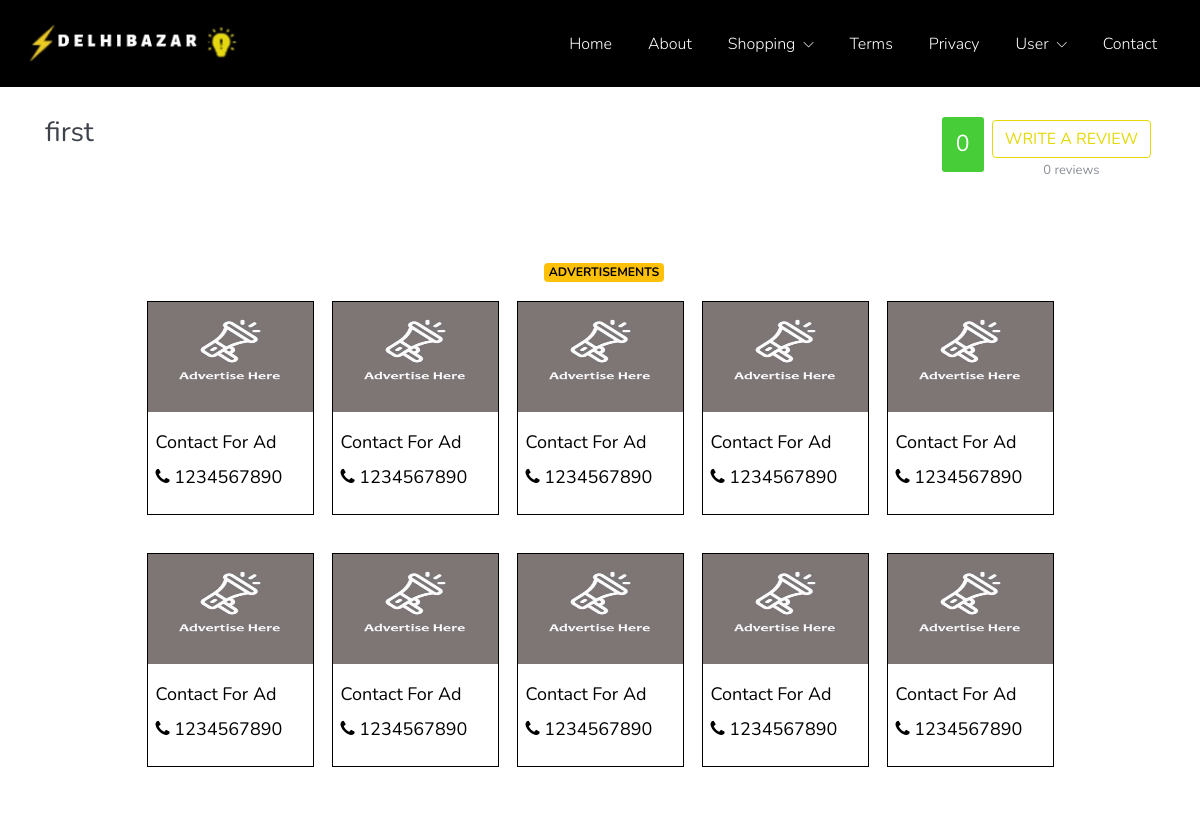
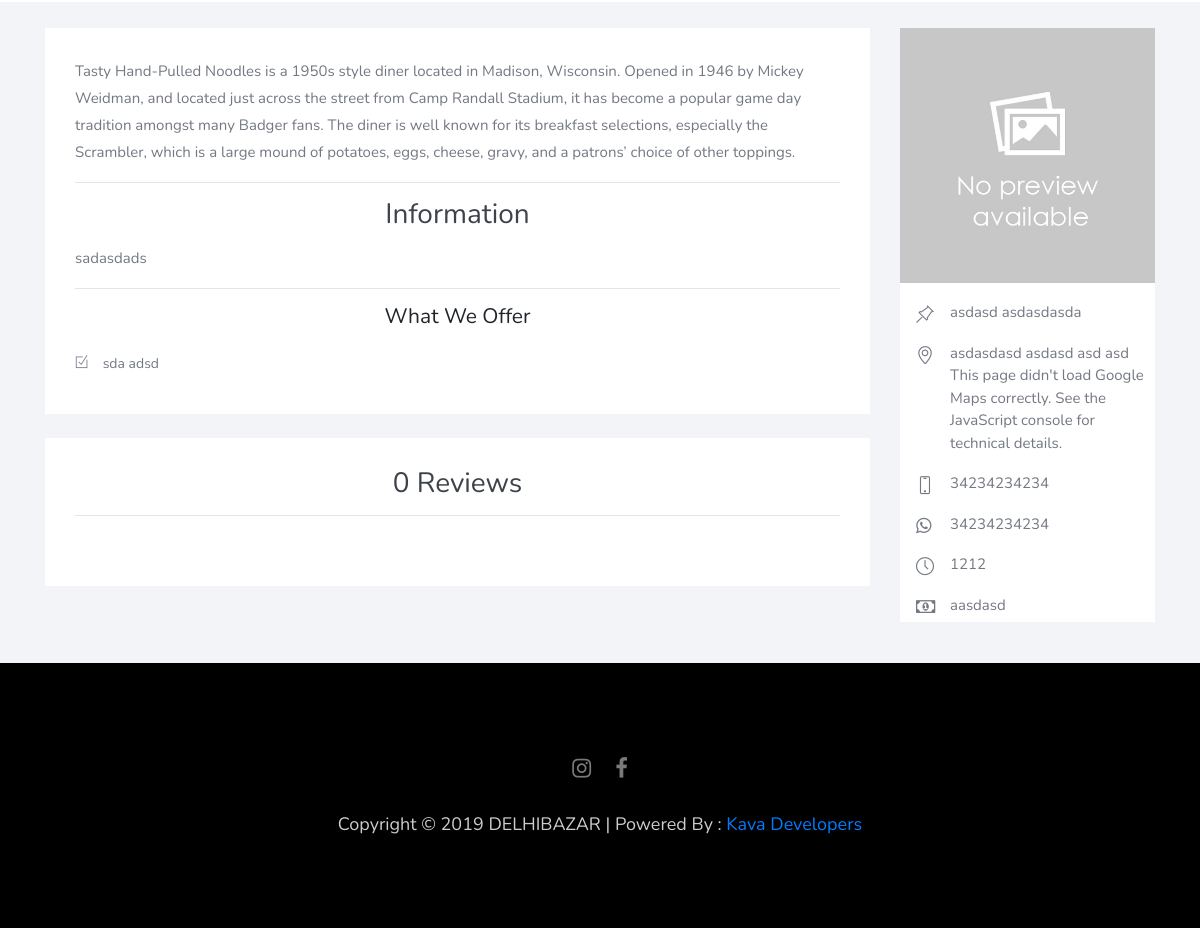
Page /shop/shop_detail/1 on the committed database (2 pictures, top to bottom).
### tables this page shows
CREATE TABLE IF NOT EXISTS `shop` (
  `id` int(11) NOT NULL AUTO_INCREMENT,
  `shop_name` varchar(250) NOT NULL,
  `owner_name` varchar(250) NOT NULL,
  `employee_name` varchar(250) DEFAULT NULL,
  `mobile` varchar(250) DEFAULT NULL,
  `wp_no` varchar(250) DEFAULT NULL COMMENT 'Watsapp No',
  `mobile_in_website` tinyint(4) DEFAULT NULL COMMENT '(1 = Private, 0 = Public)Mobile no display in website',
  `whats_in_website` tinyint(4) DEFAULT NULL COMMENT '(1 = Private, 0 = Public)Whats no display in website',
  `address` longtext NOT NULL,
  `landmark` varchar(250) NOT NULL,
  `email` varchar(250) DEFAULT NULL COMMENT 'Hours of Operation',
  `hour_operation` varchar(250) NOT NULL,
  `pro_or_servi` longtext NOT NULL COMMENT 'Products/Services',
  `payment_mode` varchar(250) NOT NULL,
  `photo` text NOT NULL,
  `info` longtext NOT NULL COMMENT 'Information',
  `detail_desc` longtext NOT NULL,
  `category` longtext NOT NULL,
  `shop_plan` varchar(250) DEFAULT NULL COMMENT 'shop package id',
  `dis_in_listing` tinyint(4) DEFAULT NULL COMMENT '0 = Yes,1 = No (Display Shop in Listing Page)',
  `exp_date` date DEFAULT NULL COMMENT 'Shop Expiry Date',
  `created_by` varchar(250) NOT NULL,
  `created_at` datetime DEFAULT NULL,
  `updated_at` datetime DEFAULT NULL,
  `deleted_at` datetime DEFAULT NULL,
  `keywords` longtext NOT NULL,
  PRIMARY KEY (`id`)
);

CREATE TABLE IF NOT EXISTS `setting` (
  `id` int(11) NOT NULL AUTO_INCREMENT,
  `email` text NOT NULL,
  `support_email` text NOT NULL,
  `contact_email` text NOT NULL,
  `newsletter_email` varchar(250) DEFAULT NULL,
  `mobile` text NOT NULL,
  `city` text NOT NULL,
  `address` text NOT NULL,
  `opening_hours` text NOT NULL,
  `short_about` text NOT NULL,
  `meta_keywords` longtext NOT NULL,
  `meta_description` longtext NOT NULL,
  `shop_commission` decimal(40,2) DEFAULT NULL COMMENT 'Per shop commission',
  `ad_number` varchar(250) DEFAULT NULL,
  `smtp_host` text,
  `smtp_port` text,
  `smtp_user` text,
  `smtp_pass` text,
  PRIMARY KEY (`id`)
);

CREATE TABLE IF NOT EXISTS `social_icon` (
  `id` int(11) NOT NULL AUTO_INCREMENT,
  `title` text NOT NULL,
  `class` text NOT NULL,
  `link` text NOT NULL,
  `created_at` datetime NOT NULL,
  PRIMARY KEY (`id`)
);

### application/views/shop/shop_detail.php (the view, shortened to what the rows shown need)
<section class="reserve-block">
    <div class="container">
        <div class="row">
            <div class="col-md-6">
                <h5 title="Shop Name"><?= $shop[0]['shop_name'] ?></h5><br>
            </div>
        </div>
    </div>
</section>
<section class="reserve-block hidden-xs hidden-sm">
    <div class="container">
            <div class="col-md-12">
                <div class="row" style="padding: 10px 0;">
                    <?php if($this->shop_model->business_detail_ad('1')){ $hash_one = $this->shop_model->business_detail_ad('1')[0]; ?>
                    <?php } else { ?>
                        <div class="col-md-2 padding-5">
                            <div class="add_div">
                                <img src="<?= base_url() ?>image/ad.jpg" class="add_image" style="margin-bottom: 2px;">
                                <div style="padding: 15px 0;">
                                    <p>Contact For Ad</p>
                                    <p><i class="fa fa-phone"></i> <?= $setting['ad_number'] ?></p>
                                </div>
                            </div>
                        </div>
                    <?php } ?>
                    <?php if($this->shop_model->business_detail_ad('2')){ $hash_one = $this->shop_model->business_detail_ad('2')[0]; ?>
                    <?php } else { ?>
                        <div class="col-md-2 padding-5">
                            <div class="add_div">
                                <img src="<?= base_url() ?>image/ad.jpg" class="add_image" style="margin-bottom: 2px;">
                                <div style="padding: 15px 0;">
                                    <p>Contact For Ad</p>
                                    <p><i class="fa fa-phone"></i> <?= $setting['ad_number'] ?></p>
                                </div>
                            </div>
                        </div>
                    <?php } ?>
                    <?php if($this->shop_model->business_detail_ad('3')){ $hash_one = $this->shop_model->business_detail_ad('3')[0]; ?>
                   <?php } else { ?>
                        <div class="col-md-2 padding-5">
                            <div class="add_div">
                                <img src="<?= base_url() ?>image/ad.jpg" class="add_image" style="margin-bottom: 2px;">
                                <div style="padding: 15px 0;">
                                    <p>Contact For Ad</p>
                                    <p><i class="fa fa-phone"></i> <?= $setting['ad_number'] ?></p>
                                </div>
                            </div>
                        </div>
                    <?php } ?>
                    <?php if($this->shop_model->business_detail_ad('4')){ $hash_one = $this->shop_model->business_detail_ad('4')[0]; ?>
                    <?php } else { ?>
                        <div class="col-md-2 padding-5">
                            <div class="add_div">
                                <img src="<?= base_url() ?>image/ad.jpg" class="add_image" style="margin-bottom: 2px;">
                                <div style="padding: 15px 0;">
                                    <p>Contact For Ad</p>
                                    <p><i class="fa fa-phone"></i> <?= $setting['ad_number'] ?></p>
                                </div>
                            </div>
                        </div>
                    <?php } ?>
                    <?php if($this->shop_model->business_detail_ad('5')){ $hash_one = $this->shop_model->business_detail_ad('5')[0]; ?>
                    <?php } else { ?>
                        <div class="col-md-2 padding-5">
                            <div class="add_div">
                                <img src="<?= base_url() ?>image/ad.jpg" class="add_image" style="margin-bottom: 2px;">
                                <div style="padding: 15px 0;">
                                    <p>Contact For Ad</p>
                                    <p><i class="fa fa-phone"></i> <?= $setting['ad_number'] ?></p>
                                </div>
                            </div>
                        </div>
                    <?php } ?>
                </div>
            </div>
            <div class="col-md-12">
                <div class="row" style="padding: 10px 0;">
                    <?php if($this->shop_model->business_detail_ad('6')){ $hash_one = $this->shop_model->business_detail_ad('6')[0]; ?>
                    <?php } else { ?>
                        <div class="col-md-2 padding-5">
                            <div class="add_div">
                                <img src="<?= base_url() ?>image/ad.jpg" class="add_image" style="margin-bottom: 2px;">
                                <div style="padding: 15px 0;">
                                    <p>Contact For Ad</p>
                                    <p><i class="fa fa-phone"></i> <?= $setting['ad_number'] ?></p>
                                </div>
                            </div>
                        </div>
                    <?php } ?>
                    <?php if($this->shop_model->business_detail_ad('7')){ $hash_one = $this->shop_model->business_detail_ad('7')[0]; ?>
                    <?php } else { ?>
                        <div class="col-md-2 padding-5">
                            <div class="add_div">
                                <img src="<?= base_url() ?>image/ad.jpg" class="add_image" style="margin-bottom: 2px;">
                                <div style="padding: 15px 0;">
                                    <p>Contact For Ad</p>
                                    <p><i class="fa fa-phone"></i> <?= $setting['ad_number'] ?></p>
                                </div>
                            </div>
                        </div>
                    <?php } ?>
                    <?php if($this->shop_model->business_detail_ad('8')){ $hash_one = $this->shop_model->business_detail_ad('8')[0]; ?>
                    <?php } else { ?>
                        <div class="col-md-2 padding-5">
                            <div class="add_div">
                                <img src="<?= base_url() ?>image/ad.jpg" class="add_image" style="margin-bottom: 2px;">
                                <div style="padding: 15px 0;">
                                    <p>Contact For Ad</p>
                                    <p><i class="fa fa-phone"></i> <?= $setting['ad_number'] ?></p>
                                </div>
                            </div>
                        </div>
                    <?php } ?>
                    <?php if($this->shop_model->business_detail_ad('9')){ $hash_one = $this->shop_model->business_detail_ad('9')[0]; ?>
                    <?php } else { ?>
                        <div class="col-md-2 padding-5">
                            <div class="add_div">
                                <img src="<?= base_url() ?>image/ad.jpg" class="add_image" style="margin-bottom: 2px;">
                                <div style="padding: 15px 0;">
                                    <p>Contact For Ad</p>
                                    <p><i class="fa fa-phone"></i> <?= $setting['ad_number'] ?></p>
                                </div>
                            </div>
                        </div>
                    <?php } ?>
                    <?php if($this->shop_model->business_detail_ad('10')){ $hash_one = $this->shop_model->business_detail_ad('10')[0]; ?>
                    <?php } else { ?>
                        <div class="col-md-2 padding-5">
                            <div class="add_div">
                                <img src="<?= base_url() ?>image/ad.jpg" class="add_image" style="margin-bottom: 2px;">
                                <div style="padding: 15px 0;">
                                    <p>Contact For Ad</p>
                                    <p><i class="fa fa-phone"></i> <?= $setting['ad_number'] ?></p>
                                </div>
                            </div>
                        </div>
                    <?php } ?>
                </div>
            </div>
    </div>
</section>
<section class="light-bg booking-details_wrap">
    <div class="container">
        <div class="row">
            <div class="col-md-9 responsive-wrap">
                <div class="booking-checkbox_wrap">
                    <div class="booking-checkbox">
                        <p><?= nl2br($shop[0]['detail_desc']) ?></p>
                        <hr>
                        <div class="col-md-12 text-center" style="margin-bottom: 15px;"><h5>Information</h5></div>
                        <p><?= nl2br($shop[0]['info']) ?></p>
                        <hr>
                    </div>
                    <div class="row">
                        <?php foreach(explode(',',$shop[0]['pro_or_servi']) as $services => $service){ ?>
                            <div class="col-md-4">
                                <label class="custom-checkbox">
                                    <span class="ti-check-box"></span>
                                    <span class="custom-control-description"><?= $service ?></span>
                                </label>
                            </div>
                        <?php } ?>
                    </div>
                </div>
            </div>
            <div class="col-md-3 responsive-wrap">
                <div class="contact-info">
                        <div class="address" title="Landmark">
                            <span class="ti-pin-alt"></span>
                            <p><?= $shop[0]['landmark'] ?></p>
                        </div>
                        <div class="address" title="Address">
                            <span class="icon-location-pin"></span>
                            <p><?= $shop[0]['address'] ?></p>
                        </div>
                        <?php if($shop[0]['mobile_in_website'] == 0){ ?>
                            <div class="address" title="Mobile">
                                <span class="icon-screen-smartphone"></span>
                                <p><?= $shop[0]['mobile'] ?></p>
                            </div>
                        <?php } ?>
                        <?php if($shop[0]['whats_in_website'] == 0){ ?>
                            <div class="address" title="Watsapp No.">
                                <span class="fa fa-whatsapp"></span>
                                <p><?= $shop[0]['wp_no'] ?></p>
                            </div>
                        <?php } ?>
                        <div class="address" title="Hours Of Operation">
                            <span class="icon-clock"></span>
                            <p><?= $shop[0]['hour_operation'] ?>
                        </div>
                        <div class="address" title="Mode Of Payment">
                            <span class="fa fa-money"></span>
                            <p><?= $shop[0]['payment_mode'] ?>
                        </div>
                </div>
            </div>
        </div>
    </div>
</section>

### application/views/template/footer1.php (shortened to what the rows shown need)
<footer class="main-block dark-bg">
    <div class="container">
        <div class="row">
            <div class="col-md-12">
                <div class="copyright">
                    <ul style="margin:0 0 25px;">
                        <?php foreach (social_icons() as $key => $value) { ?>
                            <li><a href="<?= $value['link'] ?>" target="_blank"><span class="fa <?= $value['class'] ?>"></span></a></li>
                        <?php } ?>
                    </ul>
                </div>
            </div>
        </div>
    </div>
</footer>
</body>
</html>

### rows in the picture
shop: shop_name "first", detail_desc "Tasty Hand-Pulled Noodles is a 1950s style diner located in Madison, Wisconsin. Opened in 1946 by Mickey Weidman, and located just across the street from Camp Randall Stadium, it has become a popular game day tradition amongst many Badger fans. The diner is well known for its breakfast selections, especially the Scrambler, which is a large mound of potatoes, eggs, cheese, gravy, and a patrons’ choice of other toppings.", info "sadasdads", pro_or_servi "sda adsd", landmark "asdasd asdasdasda", address "asdasdasd asdasd asd asd This page didn't load Google Maps correctly. See the JavaScript console for technical details.", mobile "34234234234", wp_no "34234234234", hour_operation "1212", payment_mode "aasdasd"
setting: ad_number "1234567890"

### other values in the picture
$ava_rating[0]['average'] "0"
$total_review "0"
